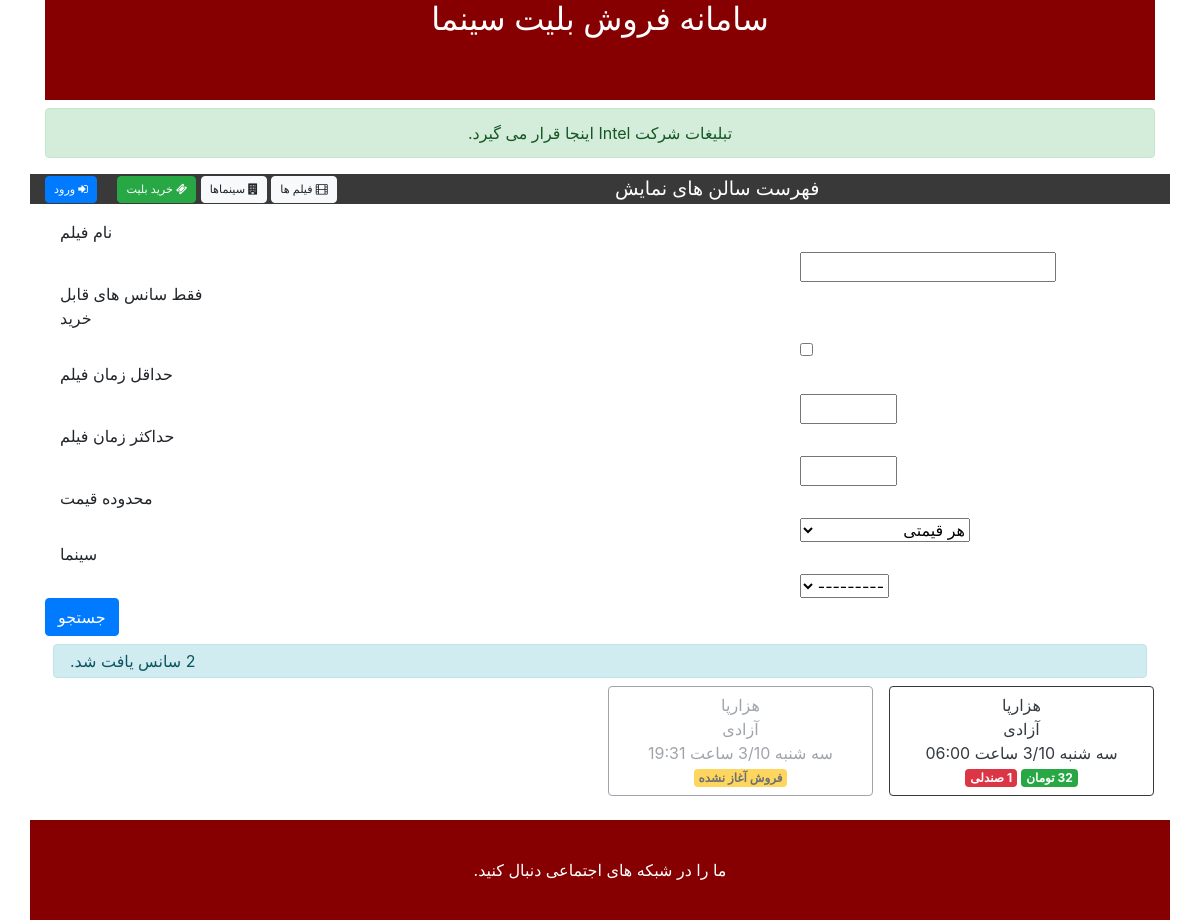
/ticketing/showtime/list, run on the app's committed database.
### ticketing/models.py (models this page shows, shortened)
class ShowTime (models.Model):
    class Meta:
        verbose_name = 'سانس'
        verbose_name_plural = 'سانس'
    movie = models.ForeignKey('Movie', on_delete=models.PROTECT, verbose_name='فیلم')
    cinema = models.ForeignKey('Cinema', on_delete=models.PROTECT, verbose_name='سینما')
    start_time = models.DateTimeField('زمان شروع نمایش')
    price = models.IntegerField('قیمت')
    salable_seats = models.IntegerField('صندلی های قابل فروش')
    free_seats = models.IntegerField('صندلی های خالی')
    SALE_NOT_STARTED = 1
    SALE_OPEN = 2
    TICKETS_SOLD = 3
    SALE_CLOSED = 4
    MOVIE_PLAYED = 5
    SHOW_CANCELED = 6
    status_choices = (
        (SALE_NOT_STARTED, 'فروش آغاز نشده'),
        (SALE_OPEN, 'در حال فروش بلیت'),
        (TICKETS_SOLD, 'بلیت ها تمام شد'),
        (SALE_CLOSED, 'فروش بلیت بسته شد'),
        (MOVIE_PLAYED, 'فیلم پخش شد'),
        (SHOW_CANCELED, 'سانس لغو شد'),
    )
    status = models.IntegerField('وضعیت', choices=status_choices)
    def get_price_display(self):
        return '{} تومان'.format(self.price)

class Movie (models.Model):
    class Meta:
        verbose_name = 'فیلم'
        verbose_name_plural = 'فیلم'
    name = models.CharField('عنوان', max_length=100)
    director = models.CharField('کارگردان', max_length=50)
    year = models.IntegerField('سال تولید')
    length = models.IntegerField('مدت زمان')
    description = models.TextField('توضیحات')
    poster = models.ImageField('پوستر', upload_to='movie_posters/')
    def __str__(self):
        return self.name

class Cinema (models.Model):
    class Meta:
        verbose_name = 'سینما'
        verbose_name_plural = 'سینما'
    name = models.CharField('نام', max_length=50)
    city = models.CharField('شهر', max_length=30, default='Tehran')
    capacity = models.IntegerField('گنجایش')
    phone = models.CharField('تلفن', max_length=20, null=True)
    address = models.TextField('آدرس')
    image = models.ImageField('تصویر', upload_to='cinema_images/', null=True)
    def __str__(self):
        return self.name

### ticketing/views.py (the view)
# urls.py: path('showtime/list', views.showtime_list, name='showtime_list'),
def showtime_list(request):
    search_form = ShowTimeSearchForm(request.GET)
    showtimes = ShowTime.objects.all()
    if search_form.is_valid():
        showtimes = showtimes.filter(movie__name__contains=search_form.cleaned_data['movie_name'])
        if search_form.cleaned_data['sale_is_open']:
            showtimes = showtimes.filter(status=ShowTime.SALE_OPEN)
        if search_form.cleaned_data['movie_length_min'] is not None:
            showtimes = showtimes.filter(movie__length__gte=search_form.cleaned_data['movie_length_min'])
        if search_form.cleaned_data['movie_length_max'] is not None:
            showtimes = showtimes.filter(movie__length__lte=search_form.cleaned_data['movie_length_max'])
        if search_form.cleaned_data['cinema'] is not None:
            showtimes = showtimes.filter(cinema=search_form.cleaned_data['cinema'])
        min_price, max_price = search_form.get_price_boundries()
        if min_price is not None:
            showtimes = showtimes.filter(price__gt=min_price)
        if max_price is not None:
            showtimes = showtimes.filter(price__lte=max_price)
    showtimes = showtimes.order_by('start_time')
    context = {
        'showtimes': showtimes,
        'search_form': search_form,
    }
    return render(request, 'ticketing/showtime_list.html', context)

### ticketing/forms.py (called while the page is built)
    def get_price_boundries(self):
        price_level = self.cleaned_data['price_level']
        if price_level == ShowTimeSearchForm.PRICE_UNDER_10:
            return None, 10000
        elif price_level == ShowTimeSearchForm.PRICE_10_20:
            return 10000, 20000
        elif price_level == ShowTimeSearchForm.PRICE_ABOVE_20:
            return 20000, None
        else:
            return None, None

### ticketing/templates/ticketing/showtime_list.html (shortened to what this page needs)
{% extends "ticketing/base_page.html" %}
{% load static %}
{% block toolbar_title %}
    فهرست سالن های نمایش
{% endblock%}
{% block main_content %}
    <div class="row">
        <div class="col py-3">
            <form action="" method="get">
                {% for field in search_form %}
                    <label class="col-2" for="{{ field.id_for_label }}">
                        {{ field.label }}
                    </label>
                    <div class="col-4">
                        {{ field }}
                    </div>
                {% endfor %}
                <button type="submit" class="btn btn-primary">
                    جستجو
                </button>
            </form>
            <div class="row px-2">
                <div class="col">
                    <div class="alert alert-info mt-2 mb-0 py-1 px-3">
                        سانس یافت شد.
                    </div>
                </div>
            </div>
            <div class="row px-2">
                {% for showtime in showtimes %}
                    <div class="col-3 px-2 py-2">
                        <a href="{% url 'ticketing:showtime_details' showtime_id=showtime.id %}"
                           class="btn
                            {% if showtime.status != showtime.SALE_OPEN %}
                                disabled btn-outline-secondary
                            {% else %}
                                btn-outline-dark
                            {% endif %}">
                            <span> {{ showtime.movie }} </span>
                            <br/>
                            <span>{{ showtime.cinema }}</span>
                            <br/>
                            <span>
                                {{ showtime.start_time | date:"l n/j ساعت H:i"}}
                            </span>
                            <span class="badge
                                {% if showtime.status == showtime.SALE_NOT_STARTED %}
                                    badge-warning
                                {% elif showtime.status == showtime.SHOW_CANCELED %}
                                    badge-danger
                                {% elif showtime.status == showtime.SALE_OPEN %}
                                    badge-success
                                {% else %}
                                    badge-secondary
                                {% endif %} ">
                                {% if showtime.status == showtime.SALE_OPEN %}
                                    {{ showtime.get_price_display }}
                                {% else %}
                                    {{ showtime.get_status_display }}
                                {% endif %}
                            </span>
                            {% if showtime.status == showtime.SALE_OPEN and showtime.free_seats < 10 %}
                                <span class="badge badge-danger">
                                    صندلی
                                </span>
                            {% endif %}
                        </a>
                    </div>
                {% endfor %}
            </div>
        </div>
    </div>
{% endblock%}

### ticketing/static/ticketing/css/main.css (style rules this page uses)
body { direction: rtl; }

### data on the page
ShowTime: movie "هزارپا", cinema "آزادی", start_time "سه شنبه 3/10 ساعت 06:00", price "32 تومان"
ShowTime: movie "هزارپا", cinema "آزادی", start_time "سه شنبه 3/10 ساعت 19:31", status "فروش آغاز نشده"

### other printed values
{{ field.label }} "نام فیلم" "فقط سانس های قابل خرید" "حداقل زمان فیلم" "حداکثر زمان فیلم" "محدوده قیمت" "سینما"
